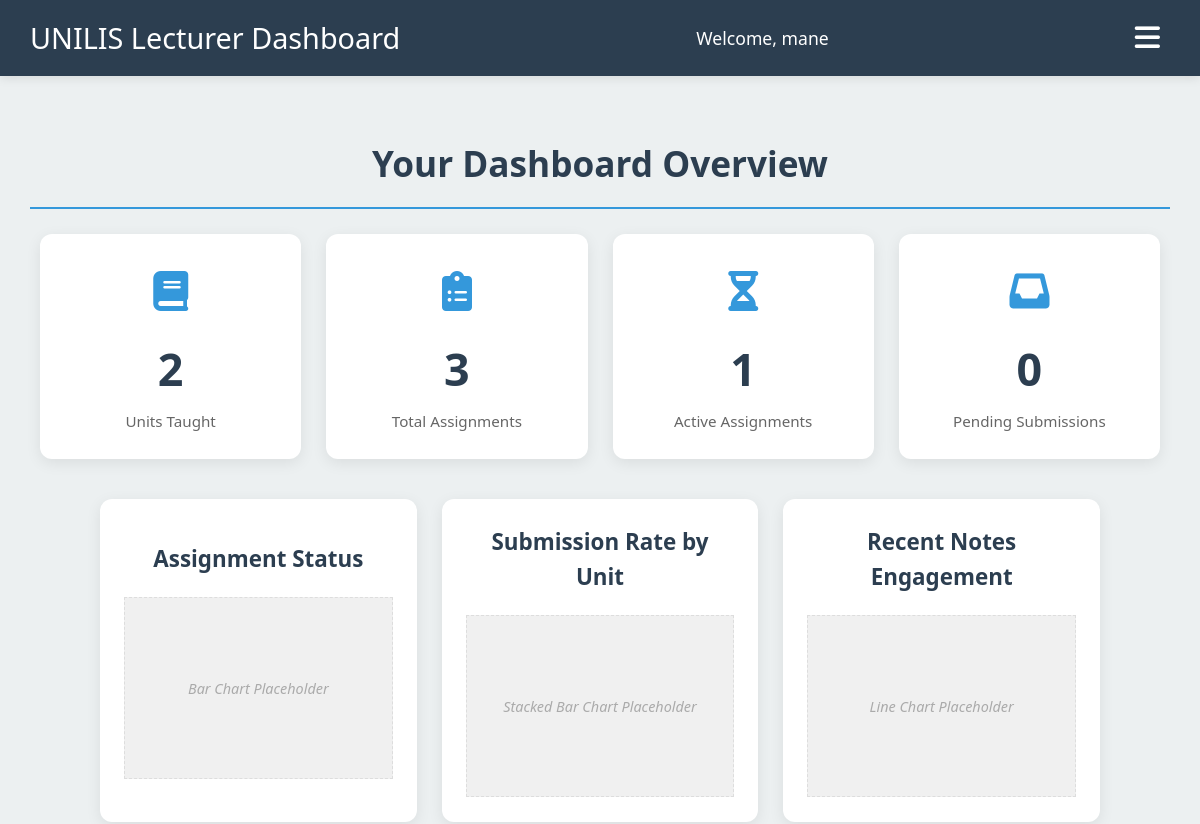
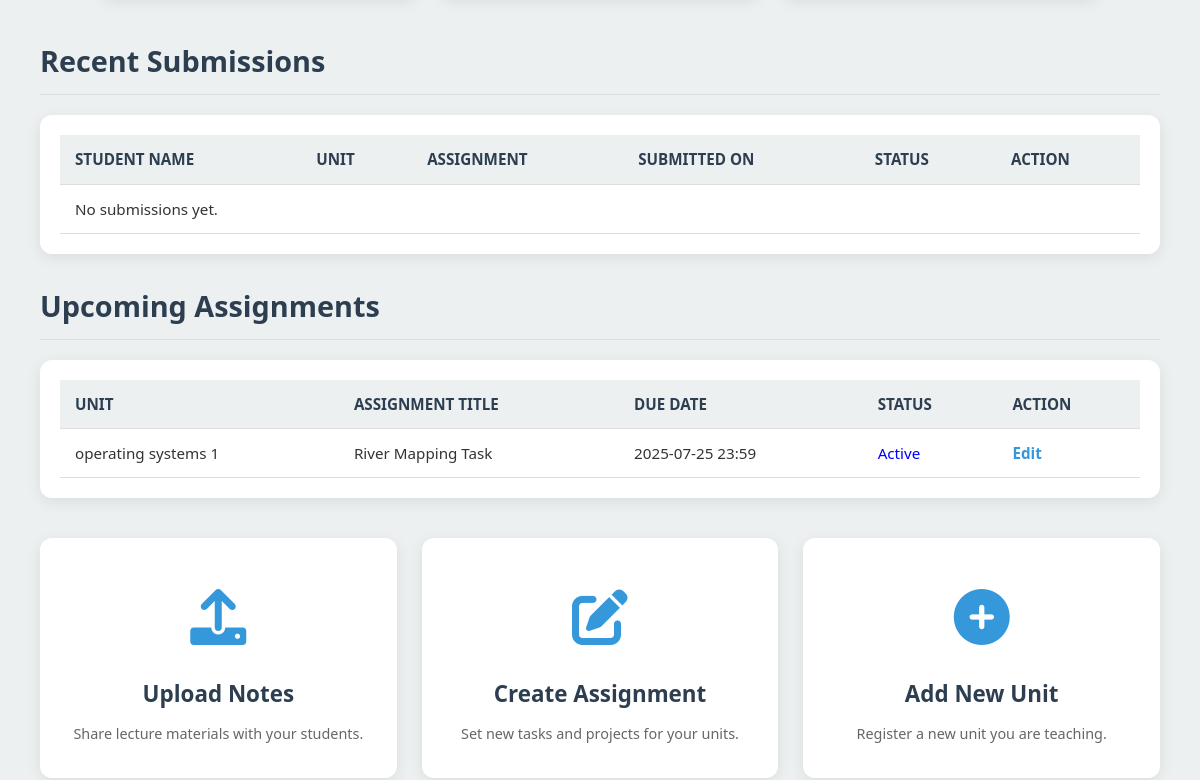
Before: /lecturer/dashboard.php (signed in, upper part) with the older database file (2 pictures, top to bottom).
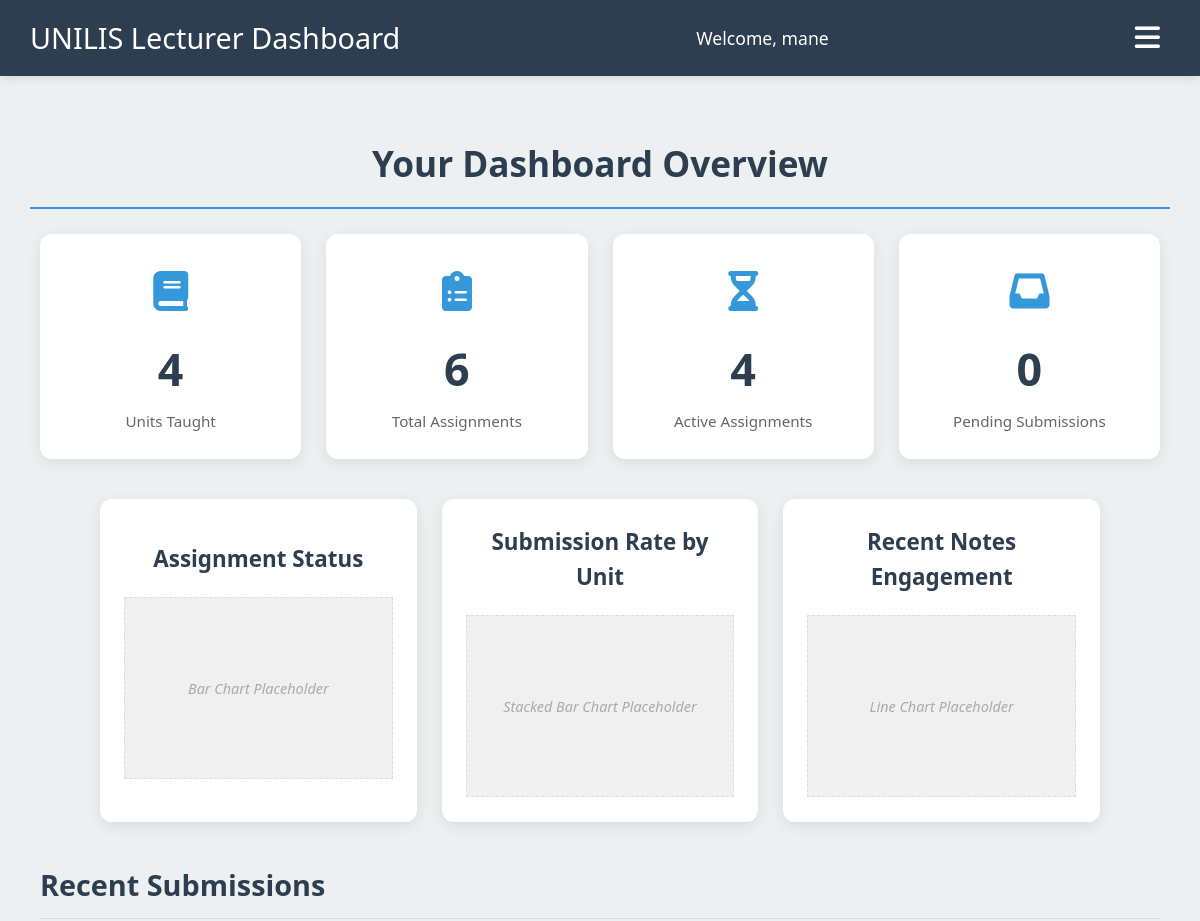
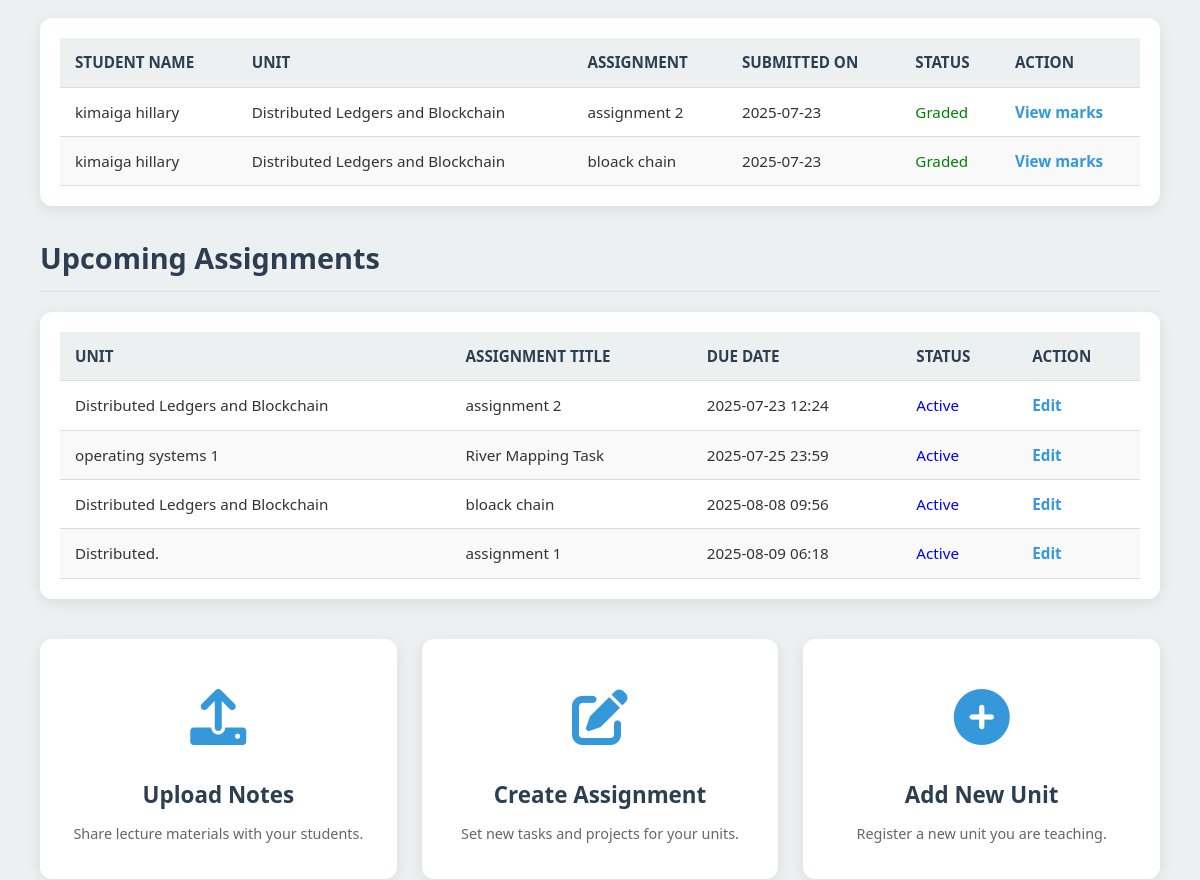
After: the same page with the newer database file (2 pictures, top to bottom).
### tables this page shows
CREATE TABLE `assignments` (
  `id` int(11) NOT NULL,
  `unit_id` int(11) DEFAULT NULL,
  `lecturer_id` int(11) DEFAULT NULL,
  `title` varchar(255) NOT NULL,
  `description` text NOT NULL,
  `deadline` datetime NOT NULL,
  `created_at` timestamp NOT NULL DEFAULT current_timestamp(),
  `file_path` varchar(255) DEFAULT NULL
);

CREATE TABLE `units` (
  `id` int(11) NOT NULL,
  `name` varchar(100) DEFAULT NULL,
  `code` varchar(50) DEFAULT NULL,
  `course_id` int(11) DEFAULT NULL,
  `year` int(11) DEFAULT NULL,
  `semester` int(11) NOT NULL
);

CREATE TABLE `submissions` (
  `id` int(11) NOT NULL,
  `assignment_id` int(11) DEFAULT NULL,
  `student_id` int(11) DEFAULT NULL,
  `file_path` varchar(255) DEFAULT NULL,
  `submitted_at` timestamp NOT NULL DEFAULT current_timestamp(),
  `marks` int(11) DEFAULT NULL,
  `is_graded` tinyint(1) DEFAULT 0,
  `comment` text DEFAULT NULL
);

CREATE TABLE `students` (
  `id` int(11) NOT NULL,
  `reg_no` varchar(50) DEFAULT NULL,
  `name` varchar(100) DEFAULT NULL,
  `email` varchar(100) DEFAULT NULL,
  `university_id` int(11) DEFAULT NULL,
  `department_id` int(11) DEFAULT NULL,
  `course_id` int(11) DEFAULT NULL,
  `year_of_study` int(11) DEFAULT NULL,
  `year_joined` int(11) DEFAULT NULL,
  `password` varchar(255) DEFAULT NULL
);

### lecturer/dashboard.php (the view, shortened to what this page needs)
<?php
require_once '../config/db.php';
$lecturer_id = $_SESSION['user_id'];
$lecturer_name = $_SESSION['user_name'];
$units = [];
$stmt = $conn->prepare("SELECT u.id, u.name FROM units u JOIN lecturer_units lu ON u.id = lu.unit_id WHERE lu.lecturer_id = ?");
$stmt->bind_param("i", $lecturer_id);
$stmt->execute();
$result = $stmt->get_result();
while ($row = $result->fetch_assoc()) {
    $units[] = $row;
}
$unit_count = count($units);
$total_assignments = $conn->query("SELECT COUNT(*) FROM assignments a JOIN lecturer_units lu ON a.unit_id = lu.unit_id WHERE lu.lecturer_id = $lecturer_id")->fetch_row()[0];
$active_assignments = $conn->query("SELECT COUNT(*) FROM assignments a JOIN lecturer_units lu ON a.unit_id = lu.unit_id WHERE lu.lecturer_id = $lecturer_id AND a.deadline > NOW()")->fetch_row()[0];
$pending_submissions = $conn->query("SELECT COUNT(*) FROM submissions s JOIN assignments a ON s.assignment_id = a.id JOIN lecturer_units lu ON a.unit_id = lu.unit_id WHERE lu.lecturer_id = $lecturer_id AND s.marks IS NULL")->fetch_row()[0];
?>
<!DOCTYPE html>
<html lang="en">
<head>
	<link rel="stylesheet" href="text.css">
    <link rel="stylesheet" href="https://cdnjs.cloudflare.com/ajax/libs/font-awesome/6.0.0-beta3/css/all.min.css">
</head>
<body>
    <header class="header">
        <h1>UNILIS Lecturer Dashboard</h1>
        <div class="lecturer-info">Welcome, <?= htmlspecialchars($lecturer_name) ?></div>
        <button class="hamburger-menu" id="hamburgerMenu"><i class="fas fa-bars"></i></button>
    </header>
    <div class="content">
        <h2>Your Dashboard Overview</h2>
        <div class="stat-cards-grid">
            <div class="stat-card">
                <div class="icon"><i class="fas fa-book"></i></div>
                <div class="number"><?= $unit_count ?></div>
                <div class="label">Units Taught</div>
            </div>
            <div class="stat-card">
                <div class="icon"><i class="fas fa-clipboard-list"></i></div>
                <div class="number"><?= $total_assignments ?></div>
                <div class="label">Total Assignments</div>
            </div>
            <div class="stat-card">
                <div class="icon"><i class="fas fa-hourglass-half"></i></div>
                <div class="number"><?= $active_assignments ?></div>
                <div class="label">Active Assignments</div>
            </div>
            <div class="stat-card">
                <div class="icon"><i class="fas fa-inbox"></i></div>
                <div class="number"><?= $pending_submissions ?></div>
                <div class="label">Pending Submissions</div>
            </div>
        </div>
        <div class="charts-grid">
            <div class="chart-container">
                <h3>Assignment Status</h3>
                <div class="chart-placeholder">Bar Chart Placeholder</div>
            </div>
            <div class="chart-container">
                <h3>Submission Rate by Unit</h3>
                <div class="chart-placeholder">Stacked Bar Chart Placeholder</div>
            </div>
            <div class="chart-container">
                <h3>Recent Notes Engagement</h3>
                <div class="chart-placeholder">Line Chart Placeholder</div>
            </div>
        </div>
        <div class="recent-activity-section">
            <h3>Recent Submissions</h3>
            <div class="table-container">
                <table>
                    <thead>
                        <tr>
                            <th>Student Name</th>
                            <th>Unit</th>
                            <th>Assignment</th>
                            <th>Submitted On</th>
                            <th>Status</th>
                            <th>Action</th>
                        </tr>
                    </thead>
                    <tbody>
                        <?php
                        $stmt = $conn->prepare("
                            SELECT s.file_path, st.name AS student, u.name AS unit, a.title AS assignment_title, s.submitted_at, s.marks
                            FROM submissions s
                            JOIN students st ON s.student_id = st.id
                            JOIN assignments a ON s.assignment_id = a.id
                            JOIN units u ON a.unit_id = u.id
                            JOIN lecturer_units lu ON lu.unit_id = u.id
                            WHERE lu.lecturer_id = ?
                            ORDER BY s.submitted_at DESC
                            LIMIT 4
                        ");
                        $stmt->bind_param("i", $lecturer_id);
                        $stmt->execute();
                        $res = $stmt->get_result();
                        if ($res->num_rows > 0) {
                            while ($row = $res->fetch_assoc()) {
                                $status = $row['marks'] !== null ? '<span style="color: green;">Graded</span>' : '<span style="color: orange;">Pending Grade</span>';
                                $action_text = $row['marks'] !== null ? 'View marks' : 'Download';
                                $action_url = $row['marks'] !== null ? '#' : '../assets/uploads/submissions/' . htmlspecialchars($row['file_path']);
                                $onclick = $row['marks'] !== null ? "alert('marks for {$row['student']} not implemented')" : '';
                                echo "<tr>";
                                echo "<td>" . htmlspecialchars($row['student']) . "</td>";
                                echo "<td>" . htmlspecialchars($row['unit']) . "</td>";
                                echo "<td>" . htmlspecialchars($row['assignment_title']) . "</td>";
                                echo "<td>" . date("Y-m-d", strtotime($row['submitted_at'])) . "</td>";
                                echo "<td>$status</td>";
                                echo "<td><a href='$action_url' class='action-link' " . ($onclick ? "onclick=\"$onclick\"" : "target='_blank'") . ">$action_text</a></td>";
                                echo "</tr>";
                            }
                        } else {
                            echo "<tr><td colspan='6'>No submissions yet.</td></tr>";
                        }
                        ?>
                    </tbody>
                </table>
            </div>
            <h3>Upcoming Assignments</h3>
            <div class="table-container">
                <table>
                    <thead>
                        <tr>
                            <th>Unit</th>
                            <th>Assignment Title</th>
                            <th>Due Date</th>
                            <th>Status</th>
                            <th>Action</th>
                        </tr>
                    </thead>
                    <tbody>
                        <?php
                        $stmt = $conn->prepare("
                            SELECT a.id, a.title, a.deadline, u.name AS unit
                            FROM assignments a
                            JOIN units u ON a.unit_id = u.id
                            JOIN lecturer_units lu ON u.id = lu.unit_id
                            WHERE lu.lecturer_id = ? AND a.deadline > NOW()
                            ORDER BY a.deadline ASC
                            LIMIT 4
                        ");
                        $stmt->bind_param("i", $lecturer_id);
                        $stmt->execute();
                        $res = $stmt->get_result();
                        if ($res->num_rows > 0) {
                            while ($row = $res->fetch_assoc()) {
                                echo "<tr>";
                                echo "<td>" . htmlspecialchars($row['unit']) . "</td>";
                                echo "<td>" . htmlspecialchars($row['title']) . "</td>";
                                echo "<td>" . date("Y-m-d H:i", strtotime($row['deadline'])) . "</td>";
                                echo "<td><span style='color: blue;'>Active</span></td>";
                                echo "<td><a href='#' class='action-link' onclick=\"alert('Edit assignment not implemented')\">Edit</a></td>";
                                echo "</tr>";
                            }
                        } else {
                            echo "<tr><td colspan='5'>No upcoming assignments.</td></tr>";
                        }
                        ?>
                    </tbody>
                </table>
            </div>
        </div>
        <div class="action-grid">
            <div class="action-card" onclick="showModal('uploadModal')">
                <div class="icon"><i class="fas fa-upload"></i></div>
                <h3>Upload Notes</h3>
                <p>Share lecture materials with your students.</p>
            </div>
            <div class="action-card" onclick="showModal('assignmentModal')">
                <div class="icon"><i class="fas fa-edit"></i></div>
                <h3>Create Assignment</h3>
                <p>Set new tasks and projects for your units.</p>
            </div>
            <div class="action-card" onclick="showModal('addUnitModal')">
                <div class="icon"><i class="fas fa-plus-circle"></i></div>
                <h3>Add New Unit</h3>
                <p>Register a new unit you are teaching.</p>
            </div>
        </div>
    </div>
</body>
</html>

Changed rows visible on the page:
added submissions: student.name "kimaiga hillary", units.name "Distributed Ledgers and Blockchain", assignment.title "assignment 2", submitted_at "2025-07-23", shows "Graded", marks "View marks"
added submissions: student.name "kimaiga hillary", units.name "Distributed Ledgers and Blockchain", assignment.title "bloack chain", submitted_at "2025-07-23", shows "Graded", marks "View marks"
added assignments: unit.name "Distributed Ledgers and Blockchain", title "assignment 2", deadline "2025-07-23 12:24"
added assignments: unit.name "Distributed Ledgers and Blockchain", title "bloack chain", deadline "2025-08-08 09:56"
added assignments: unit.name "Distributed.", title "assignment 1", deadline "2025-08-09 06:18"
Other visible differences:
$unit_count: "2" → "4"
$total_assignments: "3" → "6"
$active_assignments: "1" → "4"
text no longer shown: "No submissions yet."
